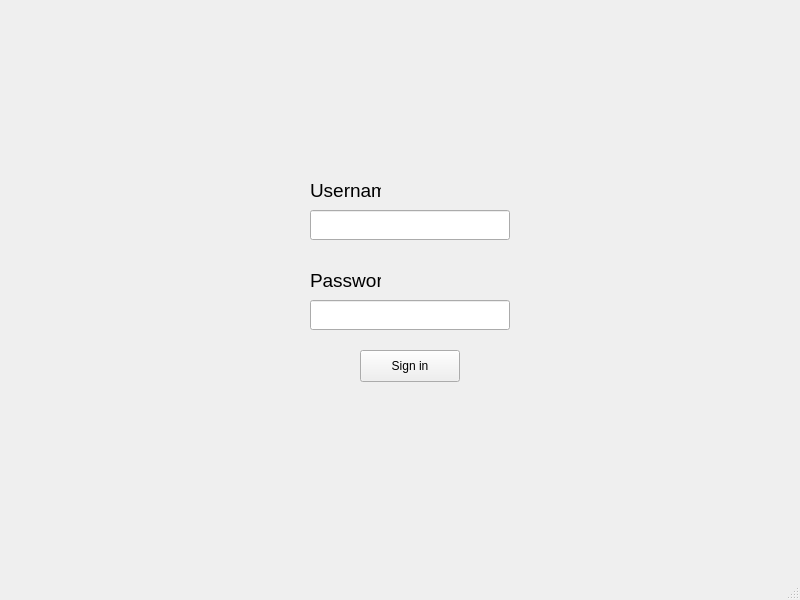
<?xml version="1.0" encoding="UTF-8"?>
<ui version="4.0">
 <class>MainWindow</class>
 <widget class="QMainWindow" name="MainWindow">
  <property name="geometry">
   <rect>
    <x>0</x>
    <y>0</y>
    <width>800</width>
    <height>600</height>
   </rect>
  </property>
  <property name="minimumSize">
   <size>
    <width>800</width>
    <height>600</height>
   </size>
  </property>
  <property name="maximumSize">
   <size>
    <width>800</width>
    <height>600</height>
   </size>
  </property>
  <property name="windowTitle">
   <string>MainWindow</string>
  </property>
  <widget class="QWidget" name="centralwidget">
   <widget class="QStackedWidget" name="stackedWidget">
    <property name="geometry">
     <rect>
      <x>10</x>
      <y>-10</y>
      <width>800</width>
      <height>600</height>
     </rect>
    </property>
    <property name="minimumSize">
     <size>
      <width>0</width>
      <height>0</height>
     </size>
    </property>
    <property name="currentIndex">
     <number>0</number>
    </property>
    <widget class="QWidget" name="page">
     <widget class="QPushButton" name="pushButton">
      <property name="geometry">
       <rect>
        <x>350</x>
        <y>360</y>
        <width>100</width>
        <height>32</height>
       </rect>
      </property>
      <property name="text">
       <string>Sign in</string>
      </property>
     </widget>
     <widget class="QLineEdit" name="lineEdit">
      <property name="geometry">
       <rect>
        <x>300</x>
        <y>220</y>
        <width>200</width>
        <height>30</height>
       </rect>
      </property>
      <property name="minimumSize">
       <size>
        <width>0</width>
        <height>0</height>
       </size>
      </property>
      <property name="text">
       <string/>
      </property>
     </widget>
     <widget class="QLineEdit" name="lineEdit_2">
      <property name="geometry">
       <rect>
        <x>300</x>
        <y>310</y>
        <width>200</width>
        <height>30</height>
       </rect>
      </property>
      <property name="minimumSize">
       <size>
        <width>0</width>
        <height>0</height>
       </size>
      </property>
      <property name="inputMethodHints">
       <set>Qt::InputMethodHint::ImhHiddenText|Qt::InputMethodHint::ImhNoAutoUppercase|Qt::InputMethodHint::ImhNoPredictiveText|Qt::InputMethodHint::ImhSensitiveData</set>
      </property>
      <property name="text">
       <string/>
      </property>
      <property name="echoMode">
       <enum>QLineEdit::EchoMode::Password</enum>
      </property>
     </widget>
     <widget class="QLabel" name="label">
      <property name="geometry">
       <rect>
        <x>300</x>
        <y>190</y>
        <width>71</width>
        <height>20</height>
       </rect>
      </property>
      <property name="font">
       <font>
        <family>Arial</family>
        <pointsize>14</pointsize>
       </font>
      </property>
      <property name="text">
       <string>Username</string>
      </property>
     </widget>
     <widget class="QLabel" name="label_2">
      <property name="geometry">
       <rect>
        <x>300</x>
        <y>280</y>
        <width>71</width>
        <height>20</height>
       </rect>
      </property>
      <property name="font">
       <font>
        <family>Arial</family>
        <pointsize>14</pointsize>
       </font>
      </property>
      <property name="text">
       <string>Password</string>
      </property>
     </widget>
     <widget class="QLabel" name="label_6">
      <property name="geometry">
       <rect>
        <x>260</x>
        <y>70</y>
        <width>281</width>
        <height>101</height>
       </rect>
      </property>
      <property name="font">
       <font>
        <family>Arial</family>
        <pointsize>18</pointsize>
       </font>
      </property>
      <property name="styleSheet">
       <string notr="true">color: red</string>
      </property>
      <property name="text">
       <string/>
      </property>
      <property name="alignment">
       <set>Qt::AlignmentFlag::AlignCenter</set>
      </property>
     </widget>
    </widget>
    <widget class="QWidget" name="page_2">
     <widget class="QComboBox" name="comboBox">
      <property name="geometry">
       <rect>
        <x>100</x>
        <y>200</y>
        <width>131</width>
        <height>32</height>
       </rect>
      </property>
     </widget>
     <widget class="QComboBox" name="comboBox_2">
      <property name="geometry">
       <rect>
        <x>550</x>
        <y>200</y>
        <width>131</width>
        <height>32</height>
       </rect>
      </property>
     </widget>
     <widget class="QLabel" name="label_3">
      <property name="geometry">
       <rect>
        <x>110</x>
        <y>150</y>
        <width>91</width>
        <height>31</height>
       </rect>
      </property>
      <property name="font">
       <font>
        <family>Arial</family>
        <pointsize>24</pointsize>
       </font>
      </property>
      <property name="text">
       <string>საიდან</string>
      </property>
     </widget>
     <widget class="QLabel" name="label_4">
      <property name="geometry">
       <rect>
        <x>555</x>
        <y>150</y>
        <width>91</width>
        <height>31</height>
       </rect>
      </property>
      <property name="font">
       <font>
        <family>Arial</family>
        <pointsize>24</pointsize>
       </font>
      </property>
      <property name="text">
       <string>სად</string>
      </property>
     </widget>
     <widget class="QPushButton" name="pushButton_2">
      <property name="geometry">
       <rect>
        <x>330</x>
        <y>360</y>
        <width>111</width>
        <height>41</height>
       </rect>
      </property>
      <property name="text">
       <string>კონვერტაცია</string>
      </property>
     </widget>
     <widget class="QPushButton" name="pushButton_3">
      <property name="geometry">
       <rect>
        <x>330</x>
        <y>400</y>
        <width>111</width>
        <height>41</height>
       </rect>
      </property>
      <property name="text">
       <string>გასუფთავება</string>
      </property>
     </widget>
     <widget class="QLabel" name="label_5">
      <property name="geometry">
       <rect>
        <x>240</x>
        <y>160</y>
        <width>301</width>
        <height>91</height>
       </rect>
      </property>
      <property name="font">
       <font>
        <family>Arial</family>
        <pointsize>18</pointsize>
       </font>
      </property>
      <property name="text">
       <string/>
      </property>
      <property name="alignment">
       <set>Qt::AlignmentFlag::AlignCenter</set>
      </property>
     </widget>
     <widget class="QPushButton" name="pushButton_4">
      <property name="geometry">
       <rect>
        <x>650</x>
        <y>30</y>
        <width>111</width>
        <height>41</height>
       </rect>
      </property>
      <property name="text">
       <string>Log out</string>
      </property>
     </widget>
     <widget class="QLineEdit" name="lineEdit_3">
      <property name="geometry">
       <rect>
        <x>300</x>
        <y>300</y>
        <width>181</width>
        <height>41</height>
       </rect>
      </property>
     </widget>
    </widget>
   </widget>
  </widget>
  <widget class="QMenuBar" name="menubar">
   <property name="geometry">
    <rect>
     <x>0</x>
     <y>0</y>
     <width>800</width>
     <height>24</height>
    </rect>
   </property>
  </widget>
  <widget class="QStatusBar" name="statusbar"/>
 </widget>
 <resources/>
 <connections/>
</ui>
